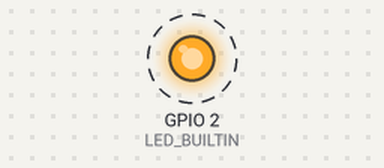
A sketch run on a simulated ESP32. On the bench: output pins drawn as LEDs (lit = HIGH). Dashed ring = blinking. What the sketch prints to the serial monitor is not drawn. At 1.6 s the program puts the board to deep sleep or switches it off; the recording ends there.

Above: at 0.05 s.
Timing chart, 0 to 1.6 s (numbered marks = the images above):
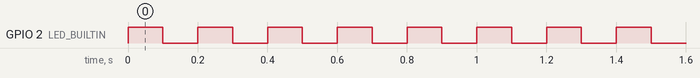

Measured:
- by itself, GPIO 2 (LED_BUILTIN): alternates HIGH for 0.10 s and LOW for 0.10 s

The sketch:

360_sleep.ino
```cpp
#include "Arduino.h"

#define wakePin 16


void setup() {
  Serial.begin(9600);
  pinMode(LED_BUILTIN, OUTPUT);
  pinMode(wakePin, INPUT);//try pull down too
  Serial.println("Setup completed.");
}

void loop() {
  Going_to_sleep();
}

void blinkMe() {
  for (int i = 0; i < 4; i++) {
    digitalWrite(LED_BUILTIN, HIGH);
    delay(100);
    digitalWrite(LED_BUILTIN, LOW);
    delay(100);
  }
}

void Going_to_sleep() {
  blinkMe();
  blinkMe();
  ESP.deepSleep(0);
}
```
